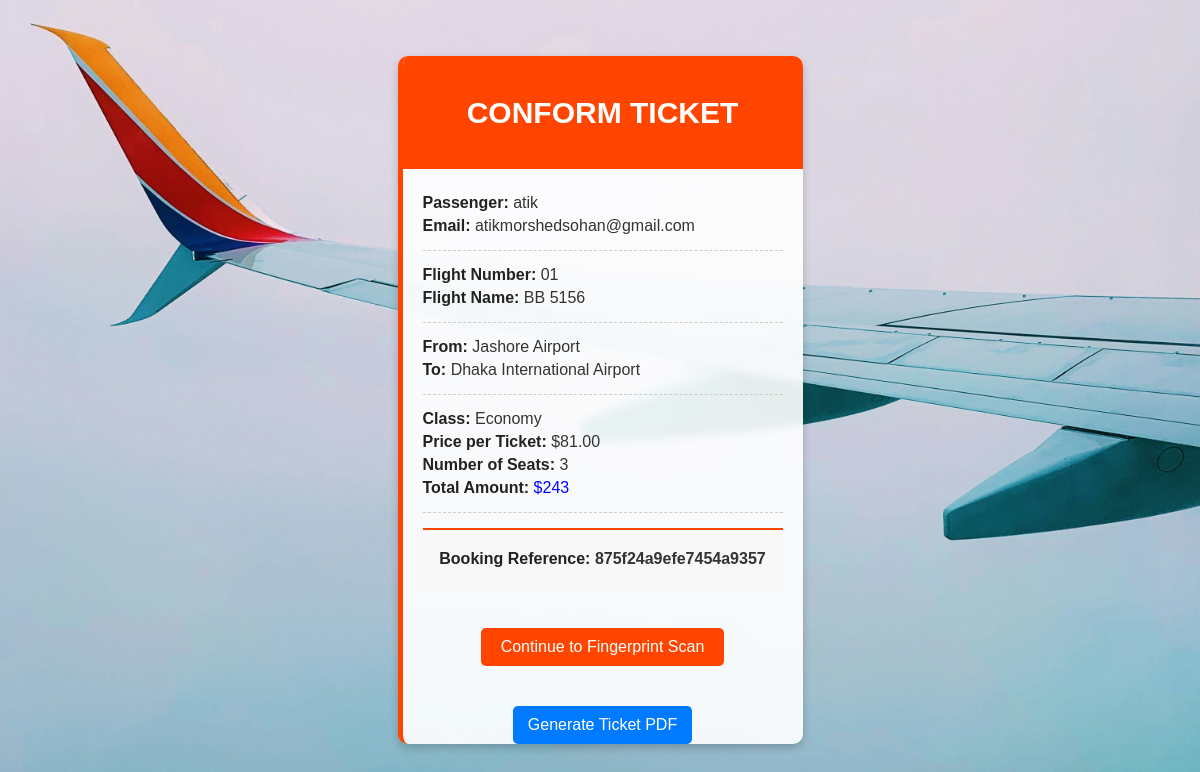
/ticket/875f24a9efe7454a9357/, run on the app's committed database.
### AirLine/models.py (models this page shows, shortened)
class Ticket(models.Model):
    STATUS_CHOICES = [
        ('Pending', 'Pending Approval'),
        ('Approved', 'Approved'),
        ('Removed', 'Removed'),
    ]
    PAYMENT_STATUS_CHOICES = [
        ('Pending', 'Pending'),
        ('Completed', 'Completed'),
        ('Failed', 'Failed'),
    ]
    flight = models.ForeignKey('Flight', on_delete=models.CASCADE, verbose_name="Flight")
    passenger_name = models.CharField(max_length=100, verbose_name="Passenger Name")
    email = models.EmailField(verbose_name="Email")
    contact_phone = models.CharField(max_length=15, blank=True, null=True, verbose_name="Contact Phone")
    ticket_class = models.CharField(
        max_length=20,
        choices=[('Economy', 'Economy'), ('Business', 'Business'), ('First', 'First')],
        verbose_name="Ticket Class"
    )
    price = models.DecimalField(max_digits=10, decimal_places=2, verbose_name="Ticket Price")
    booked_at = models.DateTimeField(auto_now_add=True, verbose_name="Booked At")
    booking_reference = models.CharField(max_length=20, verbose_name="Booking Reference")
    payment_status = models.CharField(
        max_length=20,
        choices=PAYMENT_STATUS_CHOICES,
        default='Pending',
        verbose_name="Payment Status"
    )
    status = models.CharField(max_length=20, choices=STATUS_CHOICES, default='Pending', verbose_name="Approval Status")
    seat_number = models.CharField(max_length=5, blank=True, null=True, verbose_name="Seat Number")

class Flight(models.Model):
    flight_number = models.CharField(max_length=20, unique=True, verbose_name="Flight Number")
    flight_name = models.CharField(max_length=100, verbose_name="Flight Name")
    source_airport = models.ForeignKey(Airport, related_name="departing_flights", on_delete=models.CASCADE, verbose_name="Source Airport")
    destination_airport = models.ForeignKey(Airport, related_name="arriving_flights", on_delete=models.CASCADE, verbose_name="Destination Airport")
    date = models.DateField(verbose_name="Flight Date")
    departure_time = models.TimeField(null=True, blank=True, verbose_name="Departure Time")
    arrival_time = models.TimeField(null=True, blank=True, verbose_name="Arrival Time")
    available_seats = models.PositiveIntegerField(default=50, verbose_name="Available Seats")
    economy_price = models.DecimalField(max_digits=10, decimal_places=2, verbose_name="Economy Class Price")
    business_price = models.DecimalField(max_digits=10, decimal_places=2, verbose_name="Business Class Price")
    first_class_price = models.DecimalField(max_digits=10, decimal_places=2, verbose_name="First Class Price")
    created_at = models.DateTimeField(auto_now_add=True, verbose_name="Created At")
    updated_at = models.DateTimeField(auto_now=True, verbose_name="Last Updated")
    class Meta:
        verbose_name = "Flight"
        verbose_name_plural = "Flights"
        ordering = ['date', 'departure_time']

class Airport(models.Model):
    name = models.CharField(max_length=100, verbose_name="Airport Name")
    city = models.CharField(max_length=100, verbose_name="City")
    country = models.CharField(max_length=100, verbose_name="Country")
    code = models.CharField(max_length=10, unique=True, verbose_name="Airport Code (IATA/ICAO)")
    class Meta:
        verbose_name = "Airport"
        verbose_name_plural = "Airports"
        ordering = ['city', 'name']

### AirLine/views.py (the view)
# urls.py: path('ticket/<str:booking_reference>/', views.ticket_details, name='ticket_details'),
def ticket_details(request, booking_reference):
    tickets = Ticket.objects.filter(booking_reference=booking_reference).select_related('flight')
    if not tickets.exists():
        messages.error(request, "No ticket found.")
        return redirect('buy_ticket')
    first_ticket = tickets.first()
    flight = first_ticket.flight if first_ticket else None
    ticket_info = {
        'passenger_name': first_ticket.passenger_name,
        'email': first_ticket.email,
        'flight_number': getattr(flight, 'flight_number', "N/A"),
        'flight_name': getattr(flight, 'flight_name', "N/A"),
        'source': getattr(flight.source_airport, 'name', "Unknown") if flight else "Unknown",
        'destination': getattr(flight.destination_airport, 'name', "Unknown") if flight else "Unknown",
        'ticket_class': first_ticket.ticket_class,
        'price_per_ticket': first_ticket.price,
        'num_seats': tickets.count(),
        'total_price': tickets.aggregate(total=Sum('price'))['total'] or 0,
        'booking_reference': first_ticket.booking_reference,  # ✅ Ensure this is set
    }
    return render(request, 'ticket_details.html', {'ticket': ticket_info})

### templates/ticket_details.html (shortened to what this page needs)
<!DOCTYPE html>
<html lang="en">
<head>
    <link rel="stylesheet" href="/static/css/ticket_details.css">
</head>
<body>
    <div class="ticket">
        <div class="ticket-header">
            <h2>CONFORM TICKET</h2>
        </div>
        <div class="ticket-body">
            <div class="section">
                <p><strong>Passenger:</strong> {{ ticket.passenger_name }}</p>
                <p><strong>Email:</strong> {{ ticket.email }}</p>
            </div>
            <div class="section">
                <p><strong>Flight Number:</strong> {{ ticket.flight_number }}</p>
                <p><strong>Flight Name:</strong> {{ ticket.flight_name }}</p>
            </div>
            <div class="section">
                <p><strong>From:</strong> {{ ticket.source }}</p>
                <p><strong>To:</strong> {{ ticket.destination }}</p>
            </div>
            <div class="section">
                <p><strong>Class:</strong> {{ ticket.ticket_class|default:"N/A" }}</p>
                <p><strong>Price per Ticket:</strong> ${{ ticket.price_per_ticket|default:"0.00" }}</p>
                <p><strong>Number of Seats:</strong> {{ ticket.num_seats|default:"1" }}</p>
                <p><strong>Total Amount:</strong> <span style="color: blue;">${{ ticket.total_price|default:"0.00" }}</span></p>
            </div>
            <div class="ticket-footer">
                <p><strong>Booking Reference:</strong> {{ ticket.booking_reference }}</p>
            </div>
        </div>
        <div class="continue-button">
            <a href="/fingerprint-scan" class="btn">Continue to Fingerprint Scan</a>
        </div>
        <div class="pdf-button-container">
            <a href="{% url 'generate_ticket_pdf' ticket.booking_reference %}" target="_blank" class="btn pdf-button">
                Generate Ticket PDF
            </a>
        </div>
    </div>
</body>
</html>

### static/css/ticket_details.css (style rules this page uses)
body { font-family: Arial, sans-serif; background: url('/static/picture/2nd\ Bg.jpg') no-repeat center center fixed; background-size: cover; display: flex; justify-content: center; align-items: center; height: 100vh; margin: 0; }
.ticket { width: 400px; background-color: rgba(255, 255, 255, 0.9); border-radius: 10px; box-shadow: 0 4px 8px rgba(0, 0, 0, 0.2); overflow: hidden; border-left: 5px solid #ff4500; backdrop-filter: blur(5px); }
.ticket-header { background-color: #ff4500; color: white; text-align: center; padding: 15px; font-size: 20px; font-weight: bold; }
.ticket-body { padding: 20px; }
.section { margin-bottom: 15px; border-bottom: 1px dashed #ccc; padding-bottom: 10px; }
p { margin: 5px 0; font-size: 16px; color: #333; }
strong { color: #222; }
.ticket-footer { background-color: #f8f8f8; padding: 15px; text-align: center; font-size: 14px; font-weight: bold; border-top: 2px solid #ff4500; }
.continue-button { text-align: center; padding: 20px; }
.btn { display: inline-block; background-color: #ff4500; color: white; padding: 10px 20px; text-decoration: none; font-size: 16px; border-radius: 5px; transition: background 0.3s ease; }
.pdf-button-container { text-align: center; margin-top: 20px; }
.pdf-button { display: inline-block; background-color: #007bff; color: white; padding: 10px 15px; text-decoration: none; font-size: 16px; border-radius: 5px; }

### data on the page
Ticket: passenger_name "atik", email "atikmorshedsohan@gmail.com", ticket_class "Economy", price_per_ticket "81.00", booking_reference "875f24a9efe7454a9357"
Flight: flight_number "01", flight_name "BB 5156"
Airport: source "Jashore Airport"
Airport: destination "Dhaka International Airport"

### other printed values
{{ ticket.num_seats|default:"1" }} "3"
{{ ticket.total_price|default:"0.00" }} "243"
